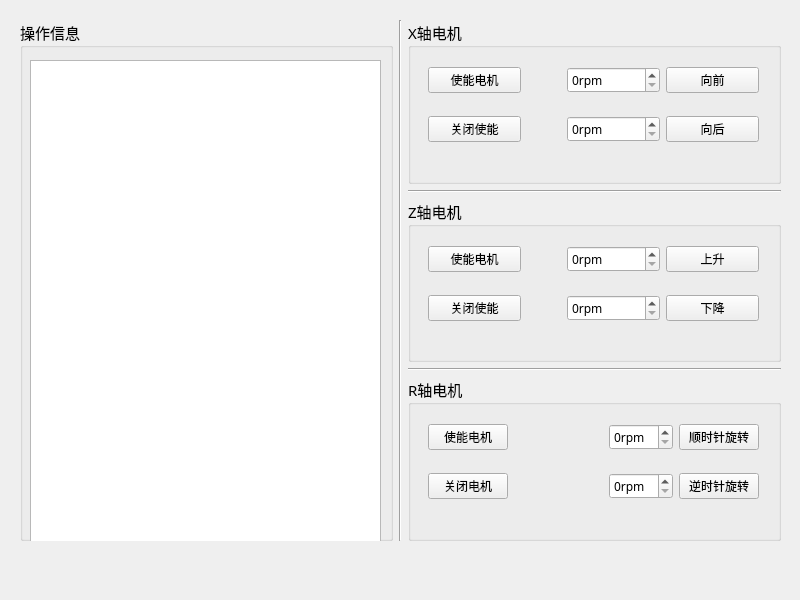
<?xml version="1.0" encoding="UTF-8"?>
<ui version="4.0">
 <class>MotorControl</class>
 <widget class="QWidget" name="MotorControl">
  <property name="geometry">
   <rect>
    <x>0</x>
    <y>0</y>
    <width>800</width>
    <height>600</height>
   </rect>
  </property>
  <property name="minimumSize">
   <size>
    <width>800</width>
    <height>600</height>
   </size>
  </property>
  <property name="maximumSize">
   <size>
    <width>800</width>
    <height>600</height>
   </size>
  </property>
  <property name="windowTitle">
   <string>电机调试</string>
  </property>
  <property name="windowIcon">
   <iconset>
    <normaloff>../Icon/1.png</normaloff>../Icon/1.png</iconset>
  </property>
  <widget class="QWidget" name="layoutWidget">
   <property name="geometry">
    <rect>
     <x>20</x>
     <y>20</y>
     <width>761</width>
     <height>521</height>
    </rect>
   </property>
   <layout class="QHBoxLayout" name="horizontalLayout">
    <item>
     <widget class="QGroupBox" name="groupBox_4">
      <property name="font">
       <font>
        <family>微软雅黑</family>
        <pointsize>11</pointsize>
       </font>
      </property>
      <property name="title">
       <string>操作信息</string>
      </property>
      <widget class="QTextBrowser" name="textBrowser">
       <property name="geometry">
        <rect>
         <x>10</x>
         <y>40</y>
         <width>351</width>
         <height>511</height>
        </rect>
       </property>
       <property name="font">
        <font>
         <family>微软雅黑</family>
         <pointsize>9</pointsize>
        </font>
       </property>
      </widget>
     </widget>
    </item>
    <item>
     <widget class="Line" name="line">
      <property name="orientation">
       <enum>Qt::Vertical</enum>
      </property>
     </widget>
    </item>
    <item>
     <layout class="QVBoxLayout" name="verticalLayout">
      <item>
       <widget class="QGroupBox" name="groupBox">
        <property name="font">
         <font>
          <family>微软雅黑</family>
          <pointsize>11</pointsize>
         </font>
        </property>
        <property name="title">
         <string>X轴电机</string>
        </property>
        <widget class="QWidget" name="layoutWidget">
         <property name="geometry">
          <rect>
           <x>20</x>
           <y>30</y>
           <width>331</width>
           <height>111</height>
          </rect>
         </property>
         <layout class="QGridLayout" name="gridLayout">
          <item row="0" column="0">
           <widget class="QPushButton" name="X_kinco_enable_button">
            <property name="font">
             <font>
              <family>微软雅黑</family>
              <pointsize>9</pointsize>
             </font>
            </property>
            <property name="text">
             <string>使能电机</string>
            </property>
           </widget>
          </item>
          <item row="1" column="0">
           <widget class="QPushButton" name="X_kinco_disable_button">
            <property name="font">
             <font>
              <family>微软雅黑</family>
              <pointsize>9</pointsize>
             </font>
            </property>
            <property name="text">
             <string>关闭使能</string>
            </property>
           </widget>
          </item>
          <item row="1" column="1">
           <spacer name="horizontalSpacer_2">
            <property name="orientation">
             <enum>Qt::Horizontal</enum>
            </property>
            <property name="sizeType">
             <enum>QSizePolicy::Fixed</enum>
            </property>
            <property name="sizeHint" stdset="0">
             <size>
              <width>40</width>
              <height>20</height>
             </size>
            </property>
           </spacer>
          </item>
          <item row="0" column="1">
           <spacer name="horizontalSpacer">
            <property name="orientation">
             <enum>Qt::Horizontal</enum>
            </property>
            <property name="sizeType">
             <enum>QSizePolicy::Fixed</enum>
            </property>
            <property name="sizeHint" stdset="0">
             <size>
              <width>40</width>
              <height>20</height>
             </size>
            </property>
           </spacer>
          </item>
          <item row="0" column="2">
           <widget class="QSpinBox" name="X_spinBox_forward">
            <property name="font">
             <font>
              <family>微软雅黑</family>
              <pointsize>9</pointsize>
             </font>
            </property>
            <property name="suffix">
             <string>rpm</string>
            </property>
            <property name="minimum">
             <number>0</number>
            </property>
            <property name="maximum">
             <number>50</number>
            </property>
            <property name="singleStep">
             <number>10</number>
            </property>
           </widget>
          </item>
          <item row="1" column="2">
           <widget class="QSpinBox" name="X_spinBox_retreat">
            <property name="font">
             <font>
              <family>微软雅黑</family>
              <pointsize>9</pointsize>
             </font>
            </property>
            <property name="suffix">
             <string>rpm</string>
            </property>
            <property name="maximum">
             <number>50</number>
            </property>
            <property name="singleStep">
             <number>10</number>
            </property>
           </widget>
          </item>
          <item row="0" column="3">
           <widget class="QPushButton" name="X_kinco_speed_button_forward">
            <property name="font">
             <font>
              <family>微软雅黑</family>
              <pointsize>9</pointsize>
             </font>
            </property>
            <property name="text">
             <string>向前</string>
            </property>
           </widget>
          </item>
          <item row="1" column="3">
           <widget class="QPushButton" name="X_kinco_speed_button_retreat">
            <property name="font">
             <font>
              <family>微软雅黑</family>
              <pointsize>9</pointsize>
             </font>
            </property>
            <property name="text">
             <string>向后</string>
            </property>
           </widget>
          </item>
         </layout>
        </widget>
       </widget>
      </item>
      <item>
       <widget class="Line" name="line_2">
        <property name="orientation">
         <enum>Qt::Horizontal</enum>
        </property>
       </widget>
      </item>
      <item>
       <widget class="QGroupBox" name="groupBox_2">
        <property name="font">
         <font>
          <family>微软雅黑</family>
          <pointsize>11</pointsize>
         </font>
        </property>
        <property name="title">
         <string>Z轴电机</string>
        </property>
        <widget class="QWidget" name="layoutWidget">
         <property name="geometry">
          <rect>
           <x>20</x>
           <y>30</y>
           <width>331</width>
           <height>111</height>
          </rect>
         </property>
         <layout class="QGridLayout" name="gridLayout_2">
          <item row="1" column="2">
           <widget class="QSpinBox" name="Z_spinBox_down">
            <property name="font">
             <font>
              <family>微软雅黑</family>
              <pointsize>9</pointsize>
             </font>
            </property>
            <property name="suffix">
             <string>rpm</string>
            </property>
            <property name="maximum">
             <number>50</number>
            </property>
            <property name="singleStep">
             <number>10</number>
            </property>
           </widget>
          </item>
          <item row="1" column="3">
           <widget class="QPushButton" name="Z_kinco_speed_button_down">
            <property name="font">
             <font>
              <family>微软雅黑</family>
              <pointsize>9</pointsize>
             </font>
            </property>
            <property name="text">
             <string>下降</string>
            </property>
           </widget>
          </item>
          <item row="0" column="3">
           <widget class="QPushButton" name="Z_kinco_speed_button_up">
            <property name="font">
             <font>
              <family>微软雅黑</family>
              <pointsize>9</pointsize>
             </font>
            </property>
            <property name="text">
             <string>上升</string>
            </property>
           </widget>
          </item>
          <item row="0" column="2">
           <widget class="QSpinBox" name="Z_spinBox_up">
            <property name="font">
             <font>
              <family>微软雅黑</family>
              <pointsize>9</pointsize>
             </font>
            </property>
            <property name="suffix">
             <string>rpm</string>
            </property>
            <property name="maximum">
             <number>50</number>
            </property>
            <property name="singleStep">
             <number>10</number>
            </property>
           </widget>
          </item>
          <item row="1" column="0">
           <widget class="QPushButton" name="Z_kinco_disable_button">
            <property name="font">
             <font>
              <family>微软雅黑</family>
              <pointsize>9</pointsize>
             </font>
            </property>
            <property name="text">
             <string>关闭使能</string>
            </property>
           </widget>
          </item>
          <item row="0" column="0">
           <widget class="QPushButton" name="Z_kinco_enable_button">
            <property name="font">
             <font>
              <family>微软雅黑</family>
              <pointsize>9</pointsize>
             </font>
            </property>
            <property name="text">
             <string>使能电机</string>
            </property>
           </widget>
          </item>
          <item row="0" column="1">
           <spacer name="horizontalSpacer_3">
            <property name="orientation">
             <enum>Qt::Horizontal</enum>
            </property>
            <property name="sizeType">
             <enum>QSizePolicy::Fixed</enum>
            </property>
            <property name="sizeHint" stdset="0">
             <size>
              <width>40</width>
              <height>20</height>
             </size>
            </property>
           </spacer>
          </item>
          <item row="1" column="1">
           <spacer name="horizontalSpacer_4">
            <property name="orientation">
             <enum>Qt::Horizontal</enum>
            </property>
            <property name="sizeType">
             <enum>QSizePolicy::Fixed</enum>
            </property>
            <property name="sizeHint" stdset="0">
             <size>
              <width>40</width>
              <height>20</height>
             </size>
            </property>
           </spacer>
          </item>
         </layout>
        </widget>
       </widget>
      </item>
      <item>
       <widget class="Line" name="line_3">
        <property name="orientation">
         <enum>Qt::Horizontal</enum>
        </property>
       </widget>
      </item>
      <item>
       <widget class="QGroupBox" name="groupBox_3">
        <property name="font">
         <font>
          <family>微软雅黑</family>
          <pointsize>11</pointsize>
         </font>
        </property>
        <property name="title">
         <string>R轴电机</string>
        </property>
        <widget class="QWidget" name="layoutWidget">
         <property name="geometry">
          <rect>
           <x>20</x>
           <y>30</y>
           <width>331</width>
           <height>111</height>
          </rect>
         </property>
         <layout class="QGridLayout" name="gridLayout_3">
          <item row="0" column="3">
           <widget class="QPushButton" name="R_kinco_speed_button_right">
            <property name="font">
             <font>
              <family>微软雅黑</family>
              <pointsize>9</pointsize>
             </font>
            </property>
            <property name="text">
             <string>顺时针旋转</string>
            </property>
           </widget>
          </item>
          <item row="0" column="1">
           <spacer name="horizontalSpacer_5">
            <property name="orientation">
             <enum>Qt::Horizontal</enum>
            </property>
            <property name="sizeHint" stdset="0">
             <size>
              <width>40</width>
              <height>20</height>
             </size>
            </property>
           </spacer>
          </item>
          <item row="1" column="1">
           <spacer name="horizontalSpacer_6">
            <property name="orientation">
             <enum>Qt::Horizontal</enum>
            </property>
            <property name="sizeHint" stdset="0">
             <size>
              <width>40</width>
              <height>20</height>
             </size>
            </property>
           </spacer>
          </item>
          <item row="1" column="3">
           <widget class="QPushButton" name="R_kinco_speed_button_left">
            <property name="font">
             <font>
              <family>微软雅黑</family>
              <pointsize>9</pointsize>
             </font>
            </property>
            <property name="text">
             <string>逆时针旋转</string>
            </property>
           </widget>
          </item>
          <item row="1" column="2">
           <widget class="QSpinBox" name="R_spinBox_left">
            <property name="font">
             <font>
              <family>微软雅黑</family>
              <pointsize>9</pointsize>
             </font>
            </property>
            <property name="suffix">
             <string>rpm</string>
            </property>
            <property name="maximum">
             <number>50</number>
            </property>
            <property name="singleStep">
             <number>10</number>
            </property>
           </widget>
          </item>
          <item row="0" column="0">
           <widget class="QPushButton" name="R_kinco_enable_button">
            <property name="font">
             <font>
              <family>微软雅黑</family>
              <pointsize>9</pointsize>
             </font>
            </property>
            <property name="text">
             <string>使能电机</string>
            </property>
           </widget>
          </item>
          <item row="1" column="0">
           <widget class="QPushButton" name="R_kinco_disable_button">
            <property name="font">
             <font>
              <family>微软雅黑</family>
              <pointsize>9</pointsize>
             </font>
            </property>
            <property name="text">
             <string>关闭电机</string>
            </property>
           </widget>
          </item>
          <item row="0" column="2">
           <widget class="QSpinBox" name="R_spinBox_right">
            <property name="font">
             <font>
              <family>微软雅黑</family>
              <pointsize>9</pointsize>
             </font>
            </property>
            <property name="suffix">
             <string>rpm</string>
            </property>
            <property name="maximum">
             <number>50</number>
            </property>
            <property name="singleStep">
             <number>10</number>
            </property>
           </widget>
          </item>
         </layout>
        </widget>
       </widget>
      </item>
     </layout>
    </item>
   </layout>
  </widget>
 </widget>
 <resources/>
 <connections/>
</ui>
